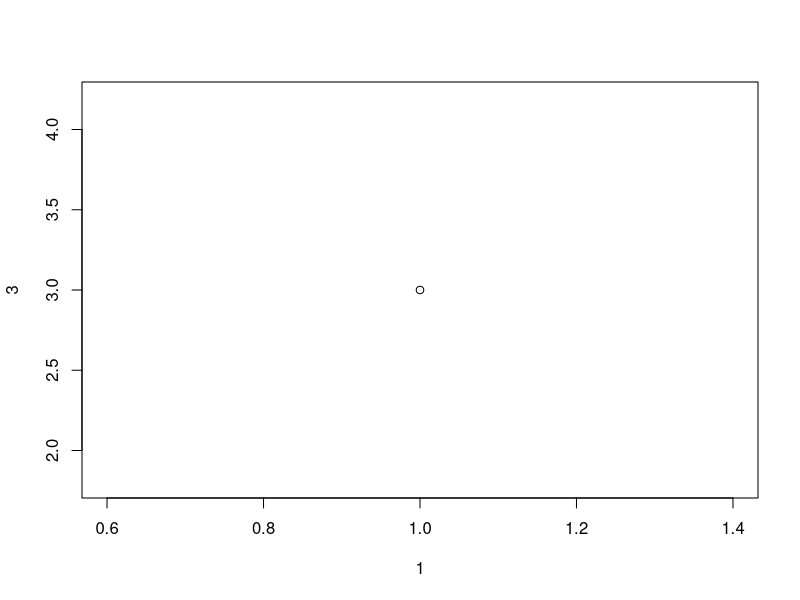
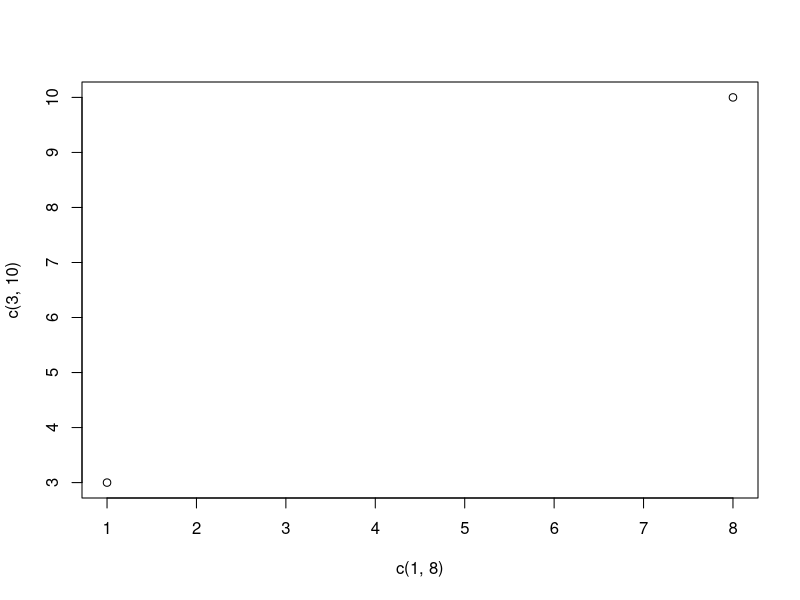
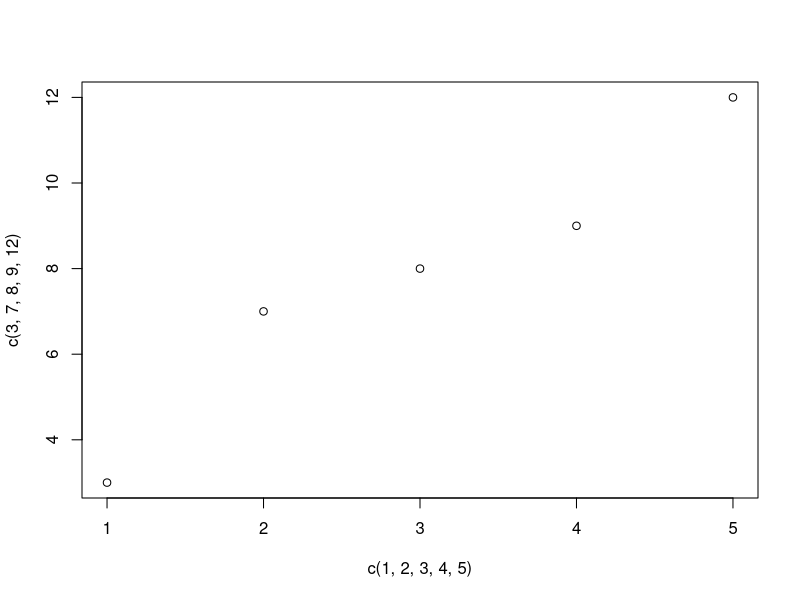
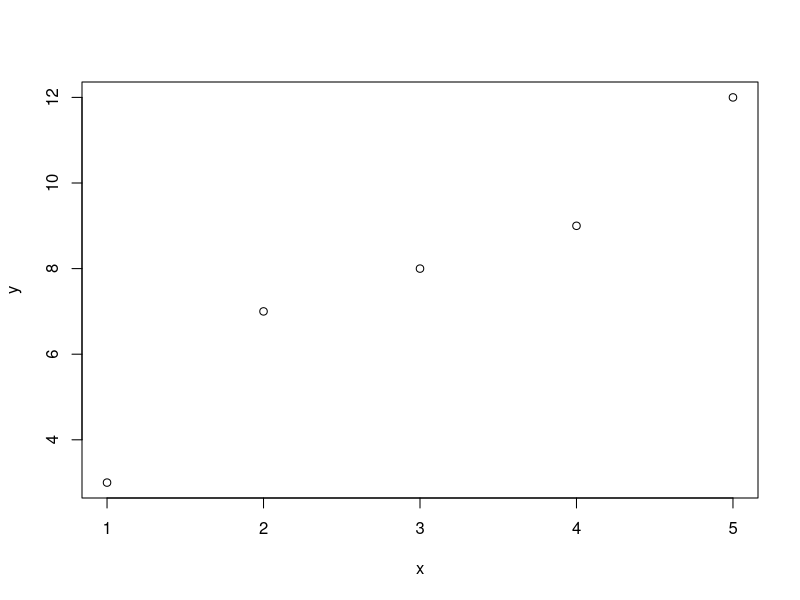
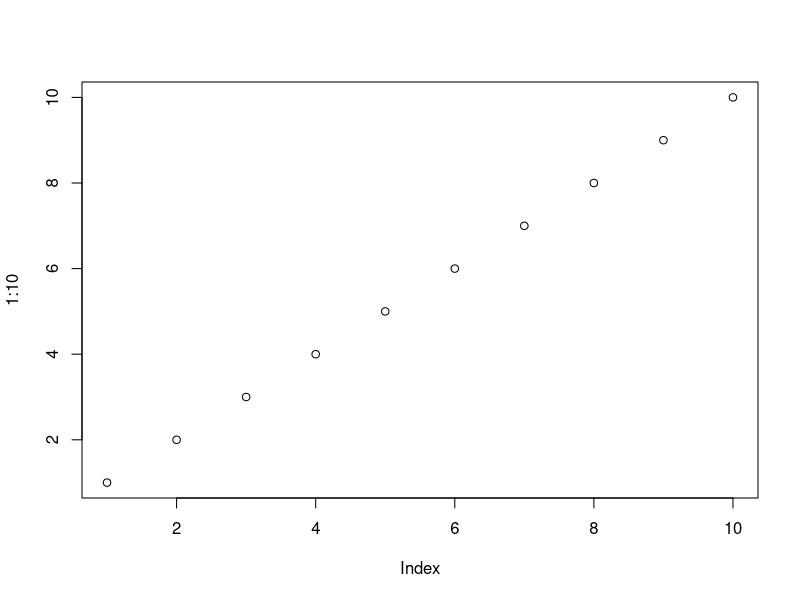
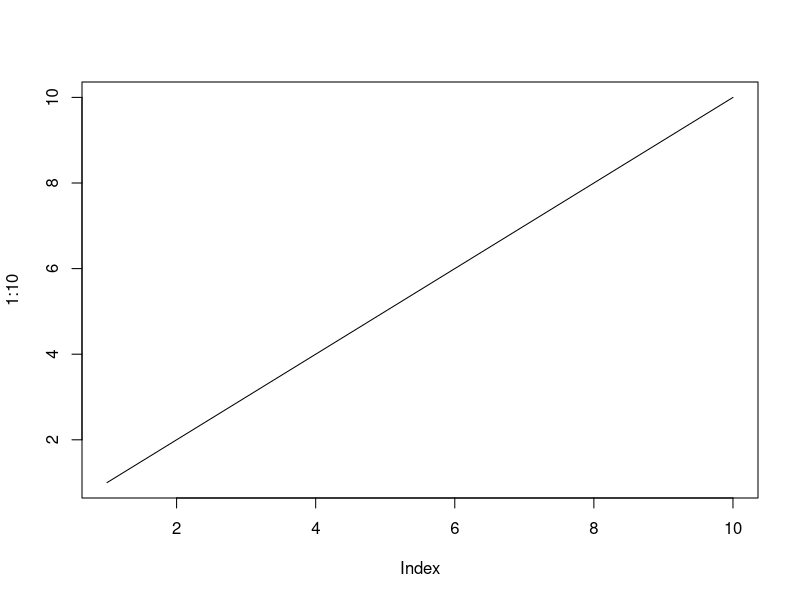
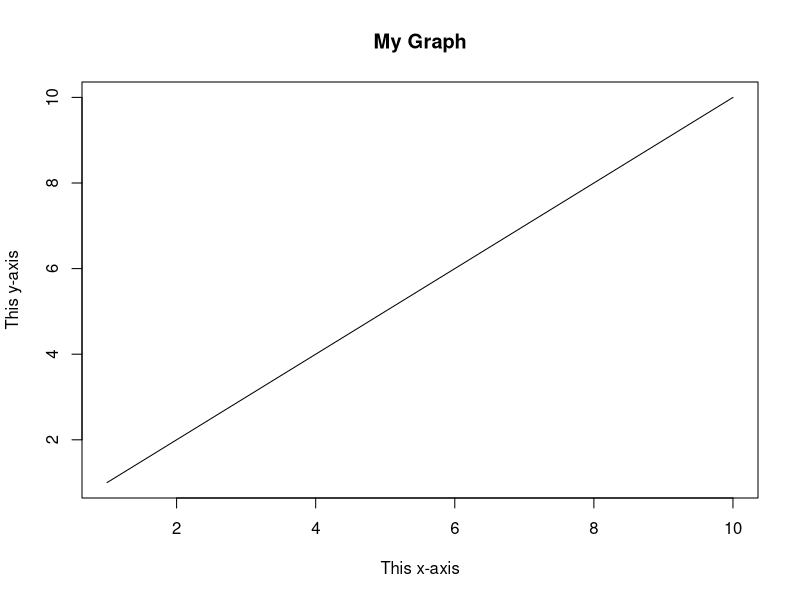
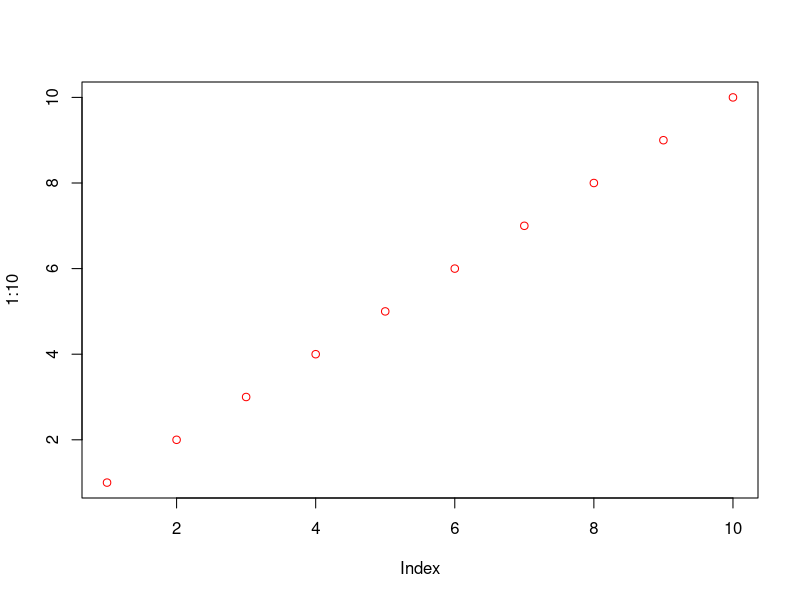

The R source for these figures, in order:
# ----------- plot
plot(1, 3)
plot(c(1,8), c(3,10))

plot(c(1,2,3,4,5), c(3,7,8,9,12))

x <- c(1,2,3,4,5)
y <- c(3,7,8,9,12)
plot(x,y)

plot(1:10)
plot(1:10, type="l")

plot(1:10, main="My Graph", 
     xlab="This x-axis", 
     ylab="This y-axis", 
     type="l")

#rm(list=ls())

plot(1:10, col="red")
plot(1:10, cex=0.5)

plot(1:10, pch=20, cex=2)

plot(1:10, type="l", col="blue")
plot(1:10, type="l", lwd=2)
plot(1:10, type="l", lwd=5, lty=6)

line1 <- c(1,2,3,4,5,10)
line2 <- c(2,5,7,8,9,10)

plot(line1, type="l", col="blue")
lines(line2, type="l", col="red")
lines(line2, col="red")

x <- c(5,7,8,7,2,2,9,4,11,12,9,6)
y <- c(99,86,87,88,111,103,87,94,78,77,85,86)
plot(x, y, cex=0.5)
plot(x, y,
     main="Observation of Cars",
     xlab="Car age",
     ylab="Car speed")


x2 <- c(2,2,8,1,15,8,12,9,7,3,11,4,7,14,12)
y2 <- c(100,105,84,105,90,99,90,95,94,100,79,112,91,80,85)
plot(x, y,
     main="Observation of Cars",
     xlab="Car age",
     ylab="Car speed",
     col="red",
     cex=1)
points(x2, y2, col="blue", cex=1)

x <- c(10,20,30,40)
pie(x)
pie(x, init.angle = 90)

mylabel <- c("Apples", "Bananas", "Cherries", "Dates")
pie(x, label=mylabel, main="Fruites")

colors <- c("blue", "yellow", "green", "black")
pie(x, label=mylabel, main="Fruites", col=colors)
legend("bottomright", mylabel, fill=colors)

# Display the pie chart with colors
pie(x, label = mylabel, main = "Pie Chart", col = colors)

# Display the explanation box
legend("bottomright", mylabel, fill = colors)


x <- c("A", "B", "C", "D")
y <- c(2,4,6,8)
barplot(y, names.arg=x)
barplot(y, names.arg=x, col="red")    

barplot(y, names.arg = x, density=10)
barplot(y, names.arg = x, width=c(1,2,3,4))
barplot(y, names.arg = x, horiz=TRUE)
